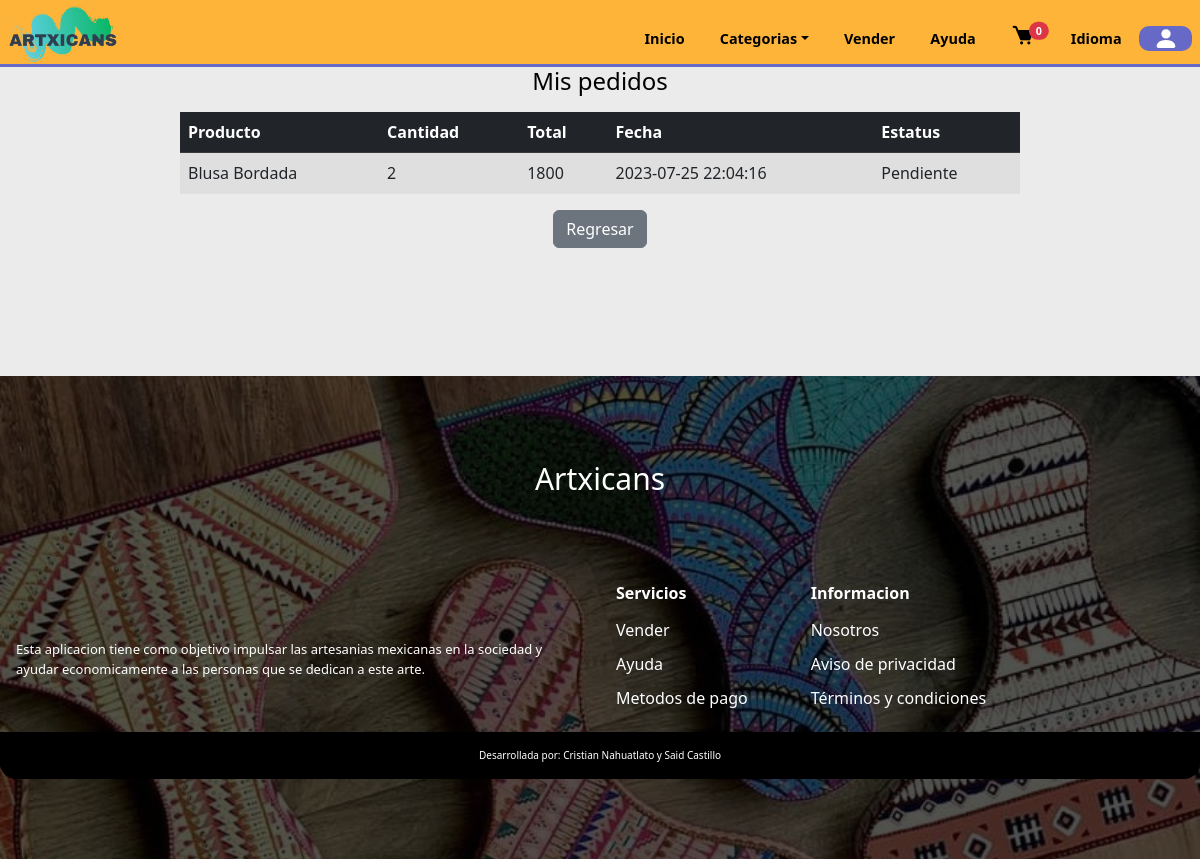
Page /orders.php (signed in) on the earlier database version.
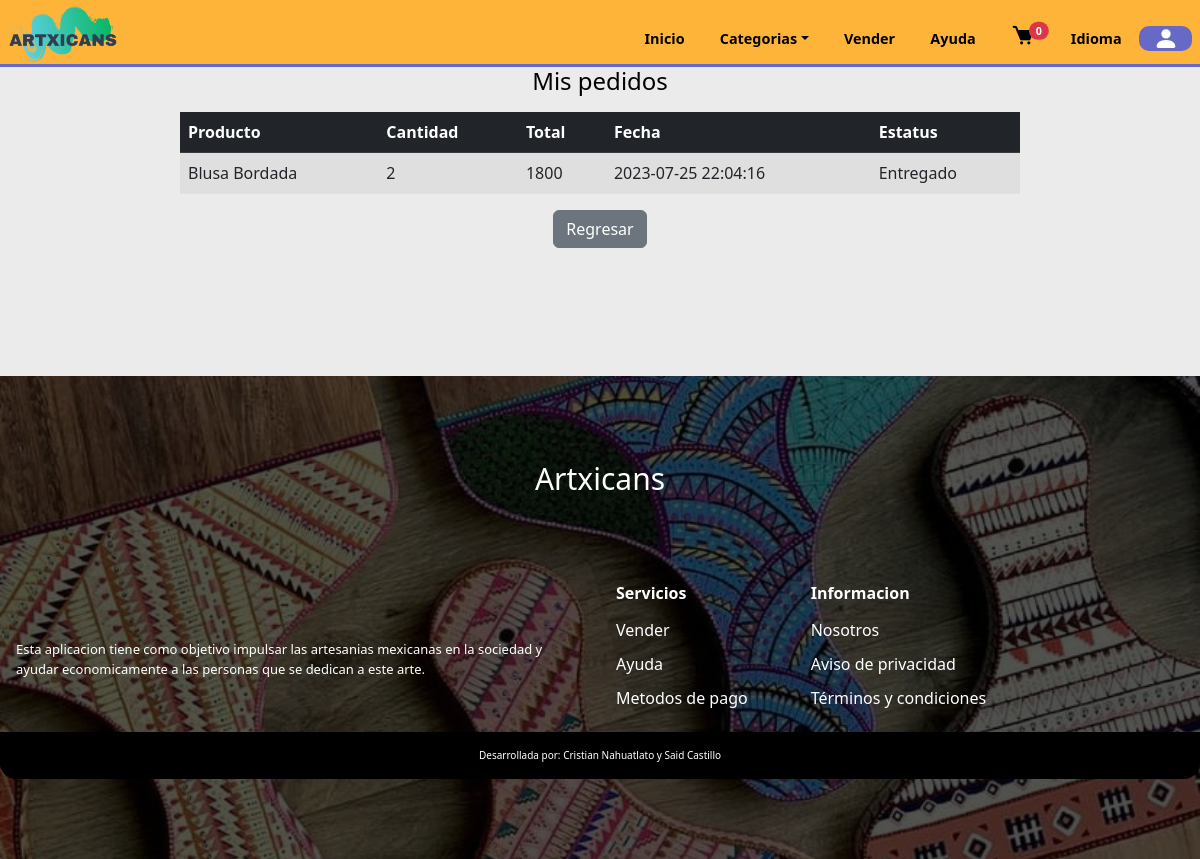
Same page on the later database version.
### tables this page shows
CREATE TABLE `detalleventa` (
  `id` int(11) NOT NULL,
  `id_venta` int(11) NOT NULL,
  `id_producto` int(11) NOT NULL,
  `preciounitario` decimal(20,2) NOT NULL,
  `cantidad` int(11) NOT NULL,
  `ID_registro` int(11) DEFAULT NULL
);

CREATE TABLE `products` (
  `id_product` int(11) NOT NULL,
  `product` varchar(80) NOT NULL,
  `image1` varchar(80) NOT NULL,
  `price` int(11) NOT NULL,
  `description` varchar(250) NOT NULL,
  `category` varchar(30) NOT NULL,
  `stock` int(11) NOT NULL,
  `image2` varchar(30) NOT NULL,
  `image3` varchar(30) NOT NULL,
  `ID_registro` int(11) DEFAULT NULL,
  `estatus` varchar(50) NOT NULL
);

CREATE TABLE `ventas` (
  `id_venta` int(11) NOT NULL,
  `clavetransaccion` varchar(250) NOT NULL,
  `paypaldatos` text NOT NULL,
  `fecha` datetime NOT NULL,
  `correo` varchar(5000) NOT NULL,
  `total` decimal(60,2) NOT NULL,
  `estatus` varchar(250) NOT NULL,
  `envio` varchar(50) NOT NULL,
  `crastreo` varchar(200) NOT NULL
);

### orders.php (the view, shortened to what this page needs)
<?php
include('./global/conexion.php');
include('./templates/cabecera.php');
$id_u = $_SESSION['id'];
$query = mysqli_query($conn,"SELECT * FROM products INNER JOIN detalleventa
                            ON products.id_product = detalleventa.id_producto INNER JOIN ventas ON
                            detalleventa.id_venta = ventas.id_venta WHERE detalleventa.ID_registro = $id_u");
?>
<section class="orders">
    <h2 align="center">Mis pedidos</h2>
    <?php
        if($query->num_rows > 0){
    ?>
    <div class="table-responsive-lg ">
                            <table class="table table-striped mt-3 p-2 cart-table-1">
                                <thead class="table-dark">
                                    <tr>
                                        <th scope="col">Producto</th>
                                        <th scope="col">Cantidad</th>
                                        <th scope="col">Total</th>
                                        <th scope="col">Fecha</th>
                                        <th scope="col">Estatus</th>
                                    </tr>
                                </thead>
                                <tbody>
                                <?php
                                    while($row = mysqli_fetch_array($query)){
                                        $estatus = $row['estatus'];
                                        if($estatus == 'completo'){
                                        $cantidad = $row['cantidad'];
                                        $precio = $row['preciounitario'];
                                        $total = $precio * $cantidad;
                                ?>
                                    <tr>
                                        <td scope="row"><?php echo $row['product']?></td>
                                        <td scope="row"><?php echo $cantidad?></td>
                                        <td scope="row"><?php echo $total?></td>
                                        <td scope="row"><?php echo $row['fecha']?></td>
                                        <td scope="row"><?php echo $row['envio']?></td>
                                    </tr>
                                 <?php } }?>
                                </tbody>
                            </table>
                        </div>
                        <?php }?>
                <center class="mt-3">
                    <button class="btn btn-secondary" onclick="location.href='profile.php'">Regresar</button>
                </center>
</section>
<?php
include('./templates/pie.php');
?>

### templates/cabecera.php (shortened to what this page needs)
<!DOCTYPE html>
<html lang="es">
  <head>
    <link rel="stylesheet" href="./styles/bootstrap-5.2.3-dist/css/bootstrap.min.css">
    <link
      rel="stylesheet"
      href="https://cdn.jsdelivr.net/npm/swiper@8/swiper-bundle.min.css"
    />
    <link rel="stylesheet" href="styles/pages/signup-login.css?v=2" />
    <link rel="stylesheet" href="./styles/home/products.css?v=2">
    <link rel="stylesheet" href="./styles/home/searchbox.css?v=2" />
    <link rel="stylesheet" href="./styles/footer/footer.css?v=2" />
    <link rel="stylesheet" href="./styles/home/main.css?v=2" />
    <link rel="stylesheet" href="./styles/header/header.css?v=2" />
    <link rel="stylesheet" href="./styles/pages/products.css?v=2" />
    <link rel="stylesheet" href="./styles/pages/sellers.css?v=2" />
    <link rel="stylesheet" href="./styles/pages/reg_seller.css?v=2" />
    <link rel="stylesheet" href="./styles/pages/categories.css?v=2" />
    <link rel="stylesheet" href="./styles/pages/help.css?v=2" />
    <link rel="stylesheet" href="./styles/pages/profile.css?v=2" />
    <link rel="stylesheet" href="./styles/pages/chats.css?v=2" />
    <link rel="stylesheet" href="./styles/pages/about.css?v=2" />
    <link rel="stylesheet" href="./styles/pages/orders.css?v=2" />
    <link rel="stylesheet" href="./styles/pages/cart.css?v=2" />
    <link rel="stylesheet" href="index.css?v=2" />
    <link href='https://unpkg.com/boxicons@2.0.9/css/boxicons.min.css' rel='stylesheet'>
  </head>
  <body>
    <header class="header">
      <nav class="navigation">
        <div class="logo">
          <a href="index.php"> <img src="./assets/logo/3.png"  "/> </a>
        </div>
        <div class="navbar" id="navbar">
          <ul class="navList">
            <li class="navItem"><a href="index.php">Inicio</a></li>
            <li class="navItem dropdown set-categories">
              <a
                href=""
                class="dropdown-toggle"
                data-bs-toggle="dropdown"
                aria-expanded="false"
                >Categorias</a
              >
            </li>
            <li class="navItem"><a href="helpers/validate-seller.php">Vender</a></li>
            <li class="navItem"><a href="help.php">Ayuda</a></li>
            <li class="navItem"><a href="cart.php" class="position-relative"><i class='bx bxs-cart bx-sm' >
            </i>
             <span class="position-absolute top-0 right-0 start-100 translate-middle badge rounded-pill bg-danger">
      <?php echo (empty($_SESSION['cart']))?0: count($_SESSION['cart']); ?>
  </span>
    </a></li>
            <li class="navItem"><a data-bs-toggle="modal" data-bs-target="#translateModal" style="cursor:pointer;">Idioma</a></li>
            <?php if(@!$_SESSION['user']){?>
            <div class="headerBtn">
              <button class="loginBtn" onclick="location.href='login.php'">
                <a>Ingresa</a>
              </button>
              <button class="btn-header2 signBtn" onclick="location.href='signup.php'">
                <a>Regístrate</a>
              </button>
            </div>
            <?php }else{?>
              <a href="profile.php" class="cuenta" style="display:flex;align-items:cneter;justify-content:center;">
              <svg xmlns="http://www.w3.org/2000/svg" width="40" height="25" fill="#ffff" style="cursor:pointer;"  class="bi bi-person-fill" viewBox="0 0 16 16">
                  <path d="M3 14s-1 0-1-1 1-4 6-4 6 3 6 4-1 1-1 1H3Zm5-6a3 3 0 1 0 0-6 3 3 0 0 0 0 6Z"/>
              </svg>
              </a>
              <?php }?>
          </ul>
        </div>
      </nav>
    </header>

### templates/pie.php (shortened to what this page needs)
 <section class="footer">
  <div class="footer-img">
    <img src="assets/material/tablas.jpg" alt="footer">
  </div>
  <div class="fooContent">
    <div class="contactsDiv flex">
      <div class="footer-text">
        <small>Artxicans</small>
      </div>
    </div>
  <div class="footerCard flex">
    <div class="footerIntro flex">
      <div class="footerParagraph">
      Esta aplicacion tiene como objetivo impulsar las artesanias mexicanas en la sociedad
      y ayudar economicamente a las personas que se dedican a este arte.
      </div>
    </div>
    <div class="footerLinks grid">
      <div class="linkGroup">
        <span class="groupTitle">
          Servicios
        </span>
        <li class="footerList flex"><a href="helpers/validate-seller.php">Vender</a></li>
        <li class="footerList flex"><a href="./help.php">Ayuda</a></li>
        <li class="footerList flex"><a data-bs-toggle="modal" data-bs-target="#ModalPagos">Metodos de pago</a></li>
      </div>
      <div class="linkGroup">
        <span class="groupTitle">
          Informacion
        </span>
        <li class="footerList flex"><a href="./about.php">Nosotros</a></li>
        <li class="footerList flex"><a data-bs-toggle="modal" data-bs-target="#ModalPrivacidad">Aviso de privacidad</a></li>
        <li class="footerList flex"><a data-bs-toggle="modal" data-bs-target="#ModalTerminos">Términos y condiciones</a></li>
      </div>
      </div>
      <div class="footer-end flex">
        <small>Desarrollada por:  Cristian Nahuatlato y Said Castillo</small>
      </div>
    </div>
  </div>
</section>
  </body>
</html>

### styles/footer/footer.css (style rules this page uses)
.footer { width: 100%; position: relative; padding: 2rem 0; display: flex; align-items: center; justify-content: center; margin:auto; margin-bottom: 4rem; margin-top: 8rem; }
.footer-img { position: absolute; height: 100%; width: 100%; }
.footer-img img { height: 100%; object-fit: cover; width: 100vw; }
.footer-img::after { content: ''; position: absolute; background: rgba(10, 10, 10, 0.7); top: 0; bottom: 0; right: 0; left: 0; mix-blend-mode: multiply; }
.fooContent { width: 100%; height: max-content; padding: 2rem initial; display: flex; justify-content: center; align-items: center; flex-direction: column; margin: auto; row-gap: 2rem; z-index: 100; }
.contactsDiv { justify-content: space-between; flex-direction: column; gap: 1rem; }
.footer-text small { font-size: 30px; font-weight: 400; color: white; }
.footerCard { position: relative; padding: 1rem 1rem 4rem; gap: 2rem; border-radius: 1rem; width: 100%; justify-content: center; flex-direction: column; align-items: center; overflow: hidden; }
.footerIntro { flex-basis: 50%; justify-content: center; align-items: flex-start; flex-direction: column; row-gap: .5rem; }
.footerParagraph { font-size: 13px; color: white; }
.footerLinks { flex-basis: 50%; width: 100%; gap: 1rem; grid-template-columns: repeat(2,1fr); justify-content: space-between; }
.linkGroup .groupTitle { display: block; font-weight: 600; color: white; margin-bottom:.5rem; }
.footerList { font-size: 15px; color: white; transition: .3s ease-in-out; cursor: pointer; }
.footer-end { flex-direction: column; position: absolute; bottom: 0; left: 0; right: 0; background: black; padding: 1rem 2rem; }
.footer-end small { font-size: 10px; color: white; }
.footerList a { color: white; }
@media screen and (min-width:840px) { .footer { padding: 5rem 0; margin-bottom: 0; } }
@media screen and (min-width:840px) { .footerCard { flex-direction: row; } }
@media screen and (min-width:840px) { .footerLinks { grid-template-columns: repeat(3,1fr); padding-bottom: 1rem; } }
@media screen and (min-width: 1024px) { .footerCard { padding: 3rem 1rem; } }
@media screen and (min-width: 1024px) { .footerIntro { font-size: 15px; color: white; } }
@media screen and (min-width: 1024px) { .footerList { font-size: 16px; padding: 5px 0; } }

### styles/home/main.css (style rules this page uses)
.set-categories { display: none; }
@media screen and (min-width: 768px) { .set-categories { display: block; } }
body { top:0px !important; }

### styles/header/header.css (style rules this page uses)
.header { position: fixed; background: var(--first-color); width: 100%; padding: 0.9rem; z-index: 1000; bottom: 0; }
.navigation { display: flex; align-items: center; justify-content: space-between; }
.logo a { font-family: "Bungee Inline", cursive; font-size: 1.7rem; text-decoration: none; color: var(--black-color); }
.logo a::first-letter { text-transform: uppercase !important; }
@media screen and (min-width: 769px) { .header { position: sticky; top: 0; padding: 0.5rem; height: calc(var(--header-height) - 0.5rem); border-bottom: 3px solid var(--second-alpha-color); } }
@media screen and (min-width: 769px) { .navbar > .navList { margin-top: 0.5rem; display: flex; align-items: center; justify-content: center; flex-direction: row; } }
@media screen and (min-width: 769px) { .navbar > .navList > .navItem > a { color: var(--black-color); padding: 0rem 0.2rem; font-size: 0.9rem; font-weight: 600; } }
@media screen and (min-width: 960px) { .navbar > .navList > .navItem { padding: 0 0.9rem; } }
.logo a img { width:110px; }
@media screen and (min-width:768px) { .logo a img { width:110px; margin-top:-20px; } }

### styles/pages/cart.css (style rules this page uses)
.cart-table-1 { width: 90vw; margin: 0 auto; }
@media screen and (min-width:768px) { .cart-table-1 { width: 70vw; } }

### templates/cabecera.php (style rules this page uses)
.cuenta { color:black; font-size:0.9rem; background:var(--second-alpha-color); padding:0 0.4rem; border-radius:10px }

### helpers/loader.php (style rules this page uses)
*,*:after,*:before { margin:0; padding:0; -webkit-box-sizing:border-box; -moz-box-sizing:border-box; box-sizing:border-box; }

Differences in the rows shown:
changed through a linked row, detalleventa "Blusa Bordada": id_venta.envio "Pendiente" → "Entregado"
